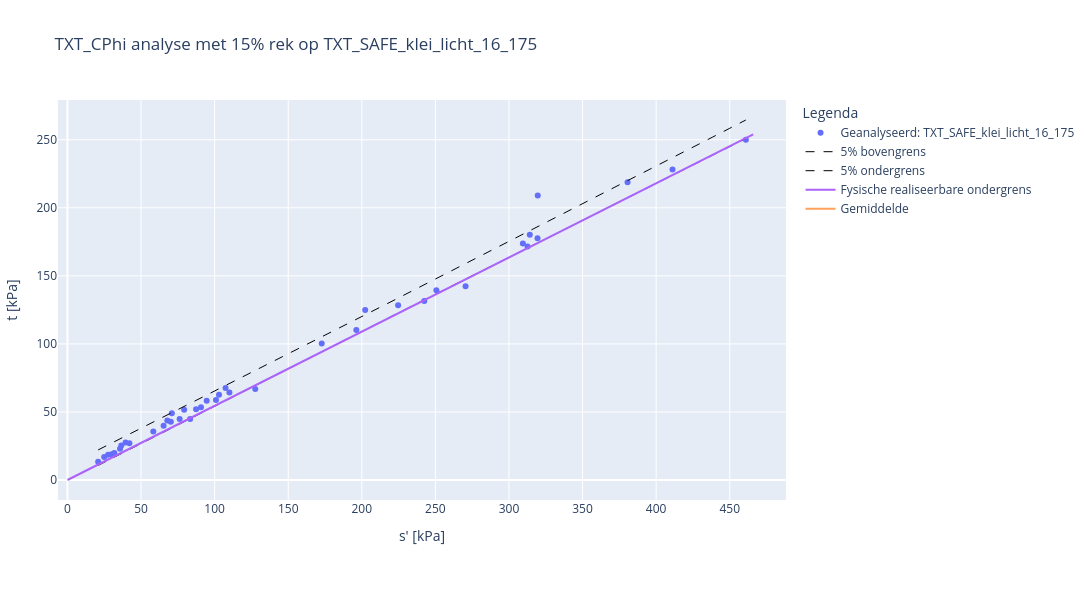

Here is the notebook cell this chart was saved with:
### Code cell
#voer C-phi analyse uit met invoer
analyse = CPhiAnalyse(dbase=dbase, investigation_groups=[dropdown_verzameling_txt.value], effective_stress= dropdown_rekpercentage.value,
                      analysis_type='TXT_CPhi')

analyse.apply_parameters(cohesie_gem = PV_A1_COH_GEM_handmatig[0])
analyse.apply_parameters(phi_kar = PV_A2_PHI_KAR_handmatig[0])
analyse.apply_parameters(cohesie_kar = PV_A1_COH_KAR_handmatig[0])
analyse.apply_settings(material_factor_cohesion = PV_PARTCOH[0]) 
analyse.apply_settings(material_factor_tan_phi = PV_PARTPHI[0]) 

analyse.apply_settings(alpha = PV_TYPEVERZAMELING[0])


#Voer analyse uit
analyse._run()


#Toon resultaten figuur en tabel met cohesie en hoek van inwendige wrijving

analyse.show_figure()
analyse.print_short_results()

### Figure 1 — Plotly figure (JSON) as saved in the notebook; plotly's stock layout.template omitted (floating-point values rounded to 4 significant figures)
{"data": [{"hoverinfo": "text", "mode": "markers", "name": "Geanalyseerd: TXT_SAFE_klei_licht_16_175", "text": ["1201.0_AW208.+124_B_BIK_M017-a", "1224.0_AW215.+116_B_BIK_M011-a", "1277.0_AW216.+198_B_BIK_M027-b", "1400.0_AW299.+003_B_BIT_M012-a", "1502.0_VY021.+018_B_BUK_M018-a", "1511.0_VY021.+018_B_BUK_M024-a", "1574.0_AW298.+178_B_BIK_14-b", "1623.0_VY010.+135_B_BIK_26", "1624.0_VY010.+135_B_BIK_27", "1688.0_VY021.+019_B_BIT_19", "1743.0_VY053.+108_B_BUK_21", "1744.0_VY053.+108_B_BUK_22", "1767.0_VY093.+135_B_BUK_17", "1784.0_VY093.+142_B_AL_7", "1787.0_VY093.+142_B_AL_9-b", "2238.0_VY004.+186_B_MBIB_mo-14a", "2450.0_VY050.+179_B_BIK_mo-23a", "2472.0_VY050.+179_B_BIT_mo-15a", "2529.0_VY050.+179_B_MBIB_mo-22a", "2537.0_VY059.+001_B_BIT_mo-07a", "2555.0_VY059.+002_B_BIK_mo-18a", "2690.0_VY079.+066_B_AL_mo-05a", "2691.0_VY079.+066_B_AL_mo-06a", "2746.0_VY079.+091_B_BIK_mo-18a", "2756.0_VY079.+091_B_BIT_mo-03a", "2976.0_VY022.+188_B_BIT_M014-b", "2982.0_VY022.+188_B_BIT_M018-a", "3152.0_VY032.+004_B_BIT_M008-a", "3176.0_VY032.+003_B_AL_M007-a", "3182.0_VY032.+003_B_AL_M012-a", "3743.0_AW207.+162_B_BIK_mo-22", "3824.0_AW213.+167_B_BIK_mo-32", "3859.0_AW213.+167_B_BIT_mo-31", "3911.0_AW217.+083_B_AL_mo-22", "3952.0_AW217.+084_B_BIK_mo-34", "3978.0_AW217.+084_B_BIT_mo-21", "3991.0_AW217.+084_B_BIT_mo-34", "4004.0_AW230.+080_B_AL_mo-06", "4072.0_AW230.+082_B_BIT_mo-13", "4199.0_AW240.+027_B_BIK_mo-15"], "type": "scatter", "x": [103.0, 196.3, 94.59, 35.7, 90.71, 172.8, 79.28, 107.4, 202.3, 58.33, 312.6, 127.6, 100.9, 24.93, 70.91, 319.5, 87.39, 42.08, 65.33, 250.7, 461.0, 76.21, 27.59, 242.4, 29.98, 67.84, 31.84, 39.47, 36.58, 83.33, 380.6, 270.5, 309.4, 110.0, 411.1, 319.4, 314.1, 20.84, 70.23, 224.7], "y": [62.56, 110.2, 58.31, 22.88, 53.42, 100.3, 51.57, 67.56, 124.9, 35.63, 171.5, 66.86, 58.73, 16.92, 49.13, 209.1, 51.99, 27.08, 39.83, 139.5, 250.1, 44.91, 18.59, 131.4, 18.98, 43.64, 19.78, 27.63, 25.38, 44.76, 218.8, 142.3, 173.7, 64.23, 228.2, 177.6, 180.1, 13.34, 42.73, 128.5]}, {"line": {"color": "black", "dash": "dash", "width": 1}, "mode": "lines", "name": "5% bovengrens", "type": "scatter", "x": [20.84, 32.13, 43.41, 54.7, 65.98, 77.27, 88.55, 99.84, 111.1, 122.4, 133.7, 145.0, 156.3, 167.5, 178.8, 190.1, 201.4, 212.7, 224.0, 235.3, 246.5, 257.8, 269.1, 280.4, 291.7, 303.0, 314.3, 325.5, 336.8, 348.1, 359.4, 370.7, 382.0, 393.2, 404.5, 415.8, 427.1, 438.4, 449.7, 461.0], "y": [22.11, 28.26, 34.4, 40.55, 46.7, 52.86, 59.02, 65.19, 71.36, 77.53, 83.71, 89.89, 96.07, 102.3, 108.5, 114.7, 120.9, 127.1, 133.3, 139.5, 145.7, 151.9, 158.2, 164.4, 170.6, 176.9, 183.1, 189.4, 195.6, 201.9, 208.1, 214.4, 220.6, 226.9, 233.1, 239.4, 245.7, 252.0, 258.2, 264.5]}, {"line": {"color": "black", "dash": "dash", "width": 1}, "mode": "lines", "name": "5% ondergrens", "type": "scatter", "x": [20.84, 32.13, 43.41, 54.7, 65.98, 77.27, 88.55, 99.84, 111.1, 122.4, 133.7, 145.0, 156.3, 167.5, 178.8, 190.1, 201.4, 212.7, 224.0, 235.3, 246.5, 257.8, 269.1, 280.4, 291.7, 303.0, 314.3, 325.5, 336.8, 348.1, 359.4, 370.7, 382.0, 393.2, 404.5, 415.8, 427.1, 438.4, 449.7, 461.0], "y": [10.74, 16.97, 23.19, 29.42, 35.64, 41.85, 48.07, 54.27, 60.48, 66.68, 72.87, 79.06, 85.25, 91.43, 97.61, 103.8, 110.0, 116.1, 122.3, 128.4, 134.6, 140.7, 146.9, 153.0, 159.2, 165.3, 171.4, 177.6, 183.7, 189.8, 195.9, 202.0, 208.2, 214.3, 220.4, 226.5, 232.6, 238.7, 244.8, 250.9]}, {"mode": "lines", "name": "Fysische realiseerbare ondergrens", "type": "scatter", "x": [0, 466.0], "y": [0.01, 254.0]}, {"mode": "lines", "name": "Gemiddelde", "type": "scatter", "x": [25.84, 466.0], "y": [[19.17], [260.4]]}], "layout": {"height": 600, "legend": {"title": {"text": "Legenda"}}, "margin": {"b": 100, "l": 50, "r": 50, "t": 100}, "title": {"text": "TXT_CPhi analyse met 15% rek op TXT_SAFE_klei_licht_16_175"}, "width": 1200, "xaxis": {"title": {"text": "s' [kPa]"}}, "yaxis": {"title": {"text": "t [kPa]"}}}}
